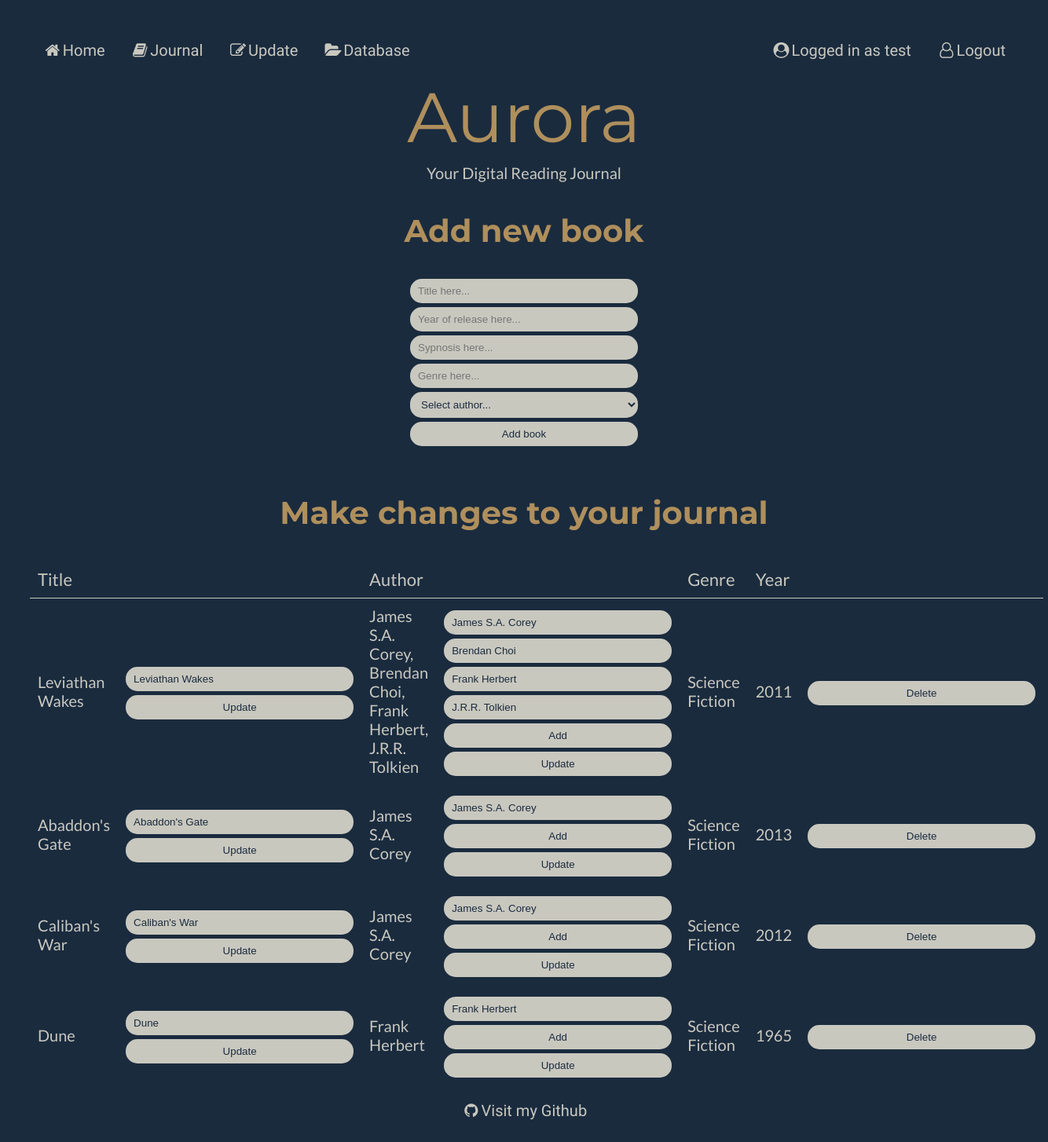
Page /update (signed in) on the earlier database version.
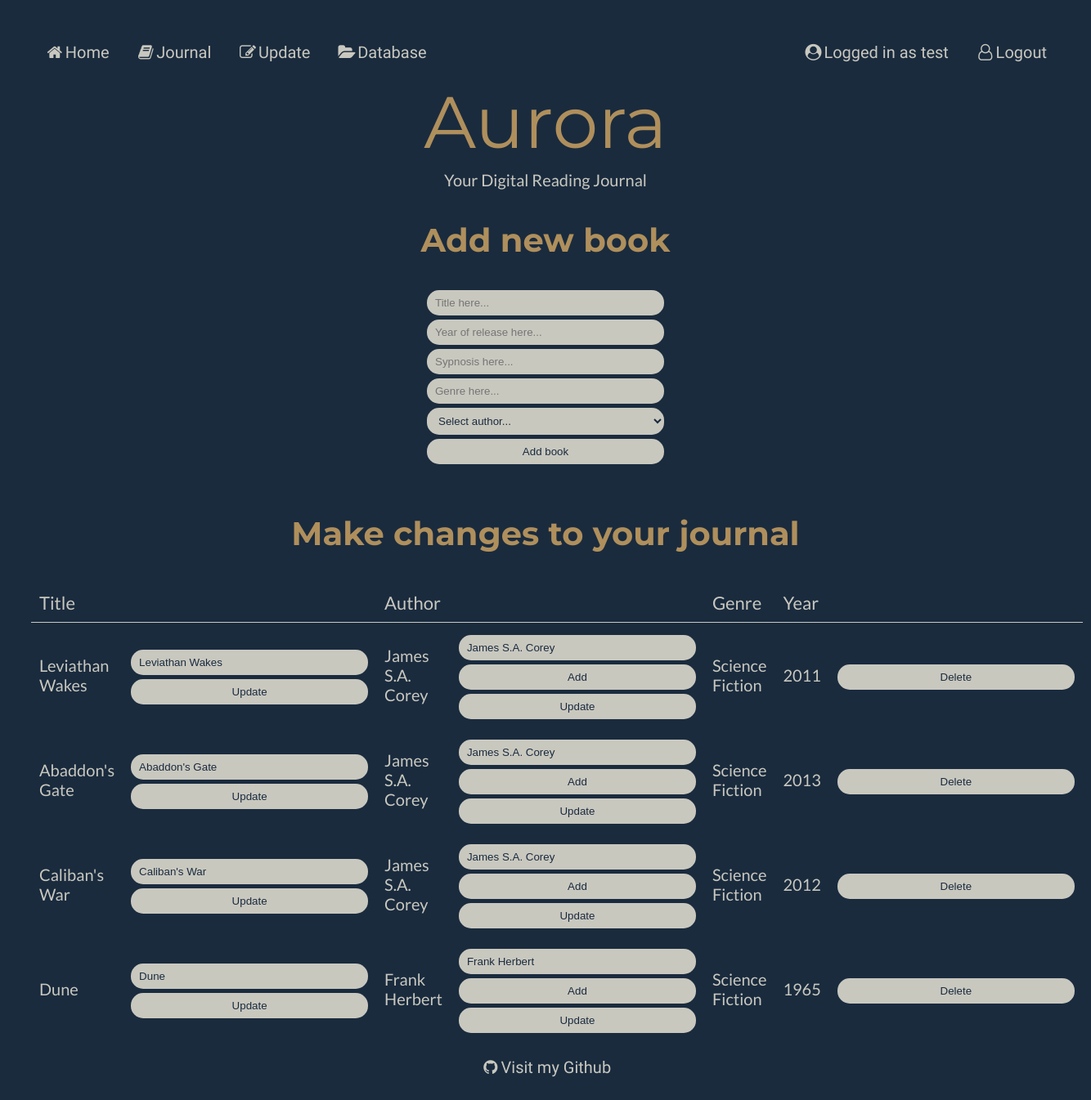
Same page on the later database version.
### models.py (models this page shows)
class Books (db.Model):
    __tablename__ = "Books"
    bookid = db.Column(db.Integer, primary_key=True)
    title = db.Column(db.String(80))
    synopsis = db.Column(db.String(80))
    year = db.Column(db.String(80))
    authors = db.relationship("Authors", secondary=BooksAuthors, back_populates="books")
    users = db.relationship("Users", secondary=BooksUsers, back_populates="books")
    genres = db.relationship("Genres", secondary=BooksGenres, back_populates="books")

class Authors (db.Model):
    __tablename__ = "Authors"
    authorid = db.Column(db.Integer, primary_key=True)
    name = db.Column(db.String(80))
    books = db.relationship("Books", secondary=BooksAuthors, back_populates="authors")

### main.py (the view)
@app.route('/update', methods=["GET", "POST"])
def update():
    user = models.Users.query.filter_by(userid=session['user']).first_or_404()
    author_list = models.Authors.query.all()
    return render_template("update.html", user=user, author_list=author_list, userid=user, page_title="Update")

### main.py (called while the page is built)
@app.context_processor
def add_current_user():
    if session.get('user'): # if a user is logged in
        return dict(current_user=models.Users.query.get(session['user'])) # current user is equal to userinfo of user session
    return dict(current_user=None) # otherwise current user is none

### templates/update.html (shortened to what this page needs)
{% extends "layout.html" %}
{% block content %}
<h1>Add new book</h1>
<form method="POST" action="/addbook" autocomplete="off">
    <input type="text" id="title" name="title" placeholder="Title here...">
    <input type="text" id="year" name="year" placeholder="Year of release here...">
    <input type="text" id="sypnopsis" name="synopsis" placeholder="Sypnosis here...">
    <input list="genres" placeholder="Genre here...">
    <select name="author" id="author">
      <option selected disabled value="Genre">Select author...</option>
    </select>
    <input type="submit" class="button" value="Add book">
  </form>
<br><h1>Make changes to your journal</h1>
<table id="editjournal">
    <tr>
        <th colspan = 2>Title</th>
        <th colspan = 2>Author</th>
        <th colspan = 1>Genre</th>
        <th colspan = 2>Year</th>
    </tr>
{% for book in user.books %}
    <tr>
        <td> <a href="/book/{{book.title}}">{{ book.title }}</a></td>
        <td>
          <form method="POST" action='/updatetitle' style="display: inline" autocomplete="off">
            <input type="text" value="{{book.title}}" name="newtitle">
            <input type="submit" class="button" value="Update">
          </form>
       </td>
        <td> <a href="/author/{{ book.authors|join(', ', attribute='name') }}">{{ book.authors|map(attribute="name")|join(", ") }}</a></td>
        <td>
          <form method="POST" action='/updateauthor/{{ book.bookid }}' style="display: inline" autocomplete="off">
            <div class="authors">
              {% for author in book.authors %}
                <input list="author-list" name="author" value="{{ author.name }}" />
              {% endfor %}
            </div>
            <div><input type="button" class="button add-author" value="Add"><input type="submit" class="button update" value="Update"></div>
          </form>
        </td>
        <td> <a href="/genre/{{ book.genres|join(', ', attribute='name') }}">{{ book.genres|map(attribute="name")|join(", ") }}</a></td>
        <td>{{ book.year }}</td>
        <td>
          <form method="POST" action="/delete" style="display: inline">
            <input type="submit" class="button" value="Delete">
          </form>
        </td>
    </tr>
{% endfor %}
</table>
{% endblock %}

Differences in the rows shown:
removed Authors: author "Brendan Choi", shown under Books "Leviathan Wakes"
changed Books "Leviathan Wakes": loses Authors (author "J.R.R. Tolkien"); authors|map "James S.A. Corey, Brendan Choi, Frank Herbert, J.R.R. Tolkien" → "James S.A. Corey"; loses Authors (author "Frank Herbert")
